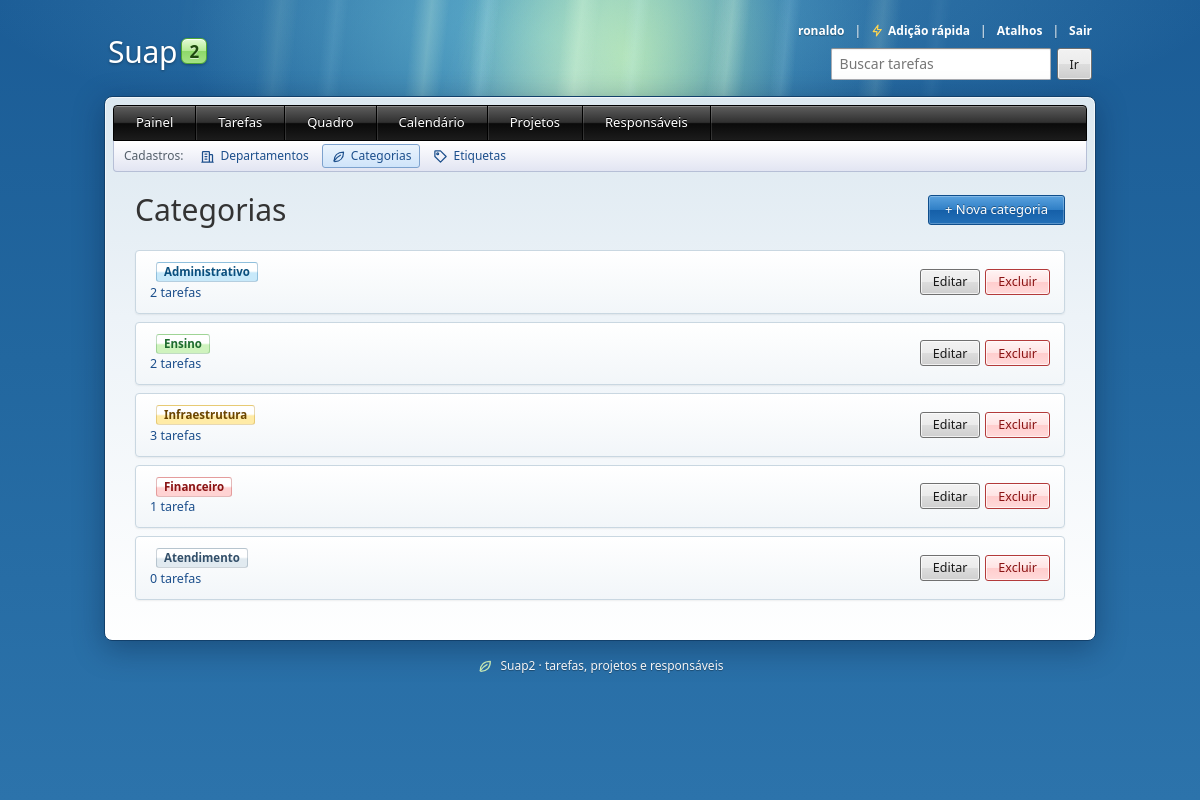
/categorias/ (signed in), run on the app's committed database.
### Suap2APP/models.py (models this page shows, shortened)
class Categoria(models.Model):
    CORES = [
        ('azul', 'Azul'),
        ('verde', 'Verde'),
        ('amarelo', 'Amarelo'),
        ('vermelho', 'Vermelho'),
        ('cinza', 'Cinza'),
    ]
    nome = models.CharField(max_length=60, unique=True)
    cor = models.CharField(max_length=10, choices=CORES, default='cinza')
    class Meta:
        verbose_name = 'Categoria'
        verbose_name_plural = 'Categorias'
        ordering = ['nome']

### Suap2APP/views.py (the view)
# urls.py: path('categorias/', views.CategoriaListView.as_view(), name='categoria_list'),
class CategoriaListView(LeituraMixin, ListView):
    model = Categoria
    context_object_name = 'categorias'
    def get_queryset(self):
        return Categoria.objects.annotate(total=Count('tarefas'))

### Suap2APP/context_processors.py (called while the page is built)
def acesso(request):
    return {
        'visitante': e_visitante(request),
        'pode_editar': request.user.is_authenticated,
    }

### Suap2APP/views.py (called while the page is built)
def e_visitante(request):
    return not request.user.is_authenticated and request.session.get(SESSAO_VISITANTE, False)

    def dispatch(self, request, *args, **kwargs):
        if request.method in ('GET', 'HEAD') and e_visitante(request):
            return super(LoginRequiredMixin, self).dispatch(request, *args, **kwargs)
        return super().dispatch(request, *args, **kwargs)

### Suap2APP/templates/Suap2APP/categoria_list.html (shortened to what this page needs)
{% extends 'Suap2APP/base.html' %}
{% block content %}
    <div class="cabecalho">
        <h1>Categorias</h1>
        {% if pode_editar %}
        <a class="btn btn-primary" href="{% url 'categoria_create' %}">+ Nova categoria</a>
        {% endif %}
    </div>
    {% if categorias %}
        <div class="lista">
            {% for categoria in categorias %}
                <div class="item">
                    <div class="item-info">
                        <div class="item-titulo">
                            <span class="badge cor-{{ categoria.cor }}">{{ categoria.nome }}</span>
                        </div>
                        <div class="item-detalhe">
                            <a href="{% url 'tarefa_list' %}?categoria={{ categoria.pk }}">{{ categoria.total }} tarefa{{ categoria.total|pluralize }}</a>
                        </div>
                    </div>
                    {% if pode_editar %}
                        <div class="acoes">
                            <a class="btn btn-secondary btn-small" href="{% url 'categoria_update' categoria.pk %}">Editar</a>
                            <a class="btn btn-danger btn-small" href="{% url 'categoria_delete' categoria.pk %}">Excluir</a>
                        </div>
                    {% endif %}
                </div>
            {% endfor %}
        </div>
    {% else %}
        <p class="vazio">Nenhuma categoria cadastrada ainda.</p>
    {% endif %}
{% endblock %}

### Suap2APP/templates/Suap2APP/_topo.html (shortened to what this page needs)
<header class="topo">
    <a class="marca" href="{% if user.is_authenticated or visitante %}{% url 'painel' %}{% else %}{% url 'login' %}{% endif %}">
        Suap<span class="marca-versao">2</span>
    </a>
    {% if user.is_authenticated or visitante %}
        <div class="topo-direita">
            <div class="topo-usuario">
                {% if user.is_authenticated %}
                    <span>{{ user.get_username }}</span>
                    <span class="separador" aria-hidden="true" data-so-com-js hidden>|</span>
                    <button type="button" class="btn btn-link" data-abrir-rapida data-url="{% url 'tarefa_rapida' %}" data-so-com-js hidden title="Adição rápida (N)">
                        <svg aria-hidden="true"><use href="#i-raio"></use></svg>Adição rápida
                    </button>
                {% else %}
                    <span>Visitante</span>
                {% endif %}
                <span class="separador" aria-hidden="true" data-so-com-js hidden>|</span>
                <button type="button" class="btn btn-link" data-abrir-atalhos data-so-com-js hidden title="Atalhos do teclado (?)">Atalhos</button>
                <span class="separador" aria-hidden="true">|</span>
                <form method="post" action="{% url 'logout' %}">
                    <button type="submit" class="btn btn-link">Sair</button>
                </form>
            </div>
            <form class="busca-topo" role="search" method="get" action="{% url 'tarefa_list' %}">
                <input id="busca-topo" type="search" name="q" placeholder="Buscar tarefas" value="{{ request.GET.q }}">
                <button type="submit" class="btn btn-small">Ir</button>
            </form>
        </div>
    {% endif %}
</header>

### Suap2APP/static/Suap2APP/css/tokens.css (style rules this page uses)
:root { color-scheme: light; --fundo-topo: #1B5C96; --fundo-meio: #22679F; --fundo-base: #2C73AB; --aurora-verde: rgba(190, 240, 170, 0.75); --aurora-ciano: rgba(130, 220, 230, 0.55); --aqua: #00AEEF; --verde: #7ED957; --sol: #FFD54F; --janela-borda: #12406B; --janela-fundo: linear-gradient(180deg, #DCE8F0 0, #EDF3F8 220px, #FFFFFF 560px); --texto: #2B2B2B; --texto-suave: #55606B; --titulo: #333333; --subtitulo: #1C5A92; --link: #1C4F8C; --link-hover: #0A3A70; --destaque-verde: #3C8F14; --sucesso: #1E6B2E; --sucesso-fundo: #E4F8DC; --sucesso-borda: #9ED98A; --info: #0A5F94; --info-fundo: #E1F4FD; --info-borda: #8CD3F5; --aviso: #7A4F00; --aviso-fundo: #FFF4CC; --aviso-borda: #F5D46B; --perigo: #A61B1B; --perigo-fundo: #FDE2E2; --perigo-borda: #F2A5A5; --caixa-fundo: linear-gradient(180deg, #FFFFFF 0%, #F2F6F9 100%); --caixa-borda: #C9D7E1; --caixa-hover-fundo: linear-gradient(180deg, #F7FBFE 0%, #E4F0FA 100%); --caixa-hover-borda: #A9C6DE; --selecao-fundo: linear-gradient(180deg, #EBF4FD 0%, #CFE4FA 100%); --selecao-borda: #7DA2CE; --raio-p: 3px; --raio-m: 4px; --raio-g: 8px; --raio-pilula: 3px; --sombra-item: 0 1px 2px rgba(0, 0, 0, 0.06); --sombra-janela: 0 8px 30px rgba(0, 20, 50, 0.35); --foco: #1C4F8C; --fonte: "Segoe UI", "Frutiger", "Myriad Pro", "Nunito Sans", "Trebuchet MS", system-ui, sans-serif; --transicao: 150ms ease-out; --aurora-velocidade: 1; }

### Suap2APP/static/Suap2APP/css/base.css (style rules this page uses)
*, *::before, *::after { box-sizing: border-box; }
html { min-height: 100%; background: var(--fundo-meio); -webkit-text-size-adjust: 100%; }
body { margin: 0; min-height: 100vh; font-family: var(--fonte); font-size: 14px; line-height: 1.5; color: var(--texto); background: transparent; -webkit-font-smoothing: antialiased; }
img, svg { max-width: 100%; }
form { margin: 0; }
h1, h2, h3 { line-height: 1.2; }
h1 { margin: 0 0 18px; font-size: clamp(24px, 1.6vw + 16px, 30px); font-weight: 300; color: var(--titulo); }
a { color: var(--link); text-decoration: none; }

### Suap2APP/static/Suap2APP/css/pages.css (style rules this page uses)
.cabecalho { display: flex; flex-direction: column; align-items: flex-start; gap: 14px; margin-bottom: 22px; }
.cabecalho h1 { margin: 0; }
@media (min-width: 768px) { .cabecalho { flex-direction: row; justify-content: space-between; align-items: center; } }

### data on the page
Categoria: nome "Administrativo", total "2"
Categoria: nome "Ensino", total "2"
Categoria: nome "Infraestrutura", total "3"
Categoria: nome "Financeiro", total "1"
Categoria: nome "Atendimento", total "0"

### other printed values
{{ user.get_username }} "ronaldo"
